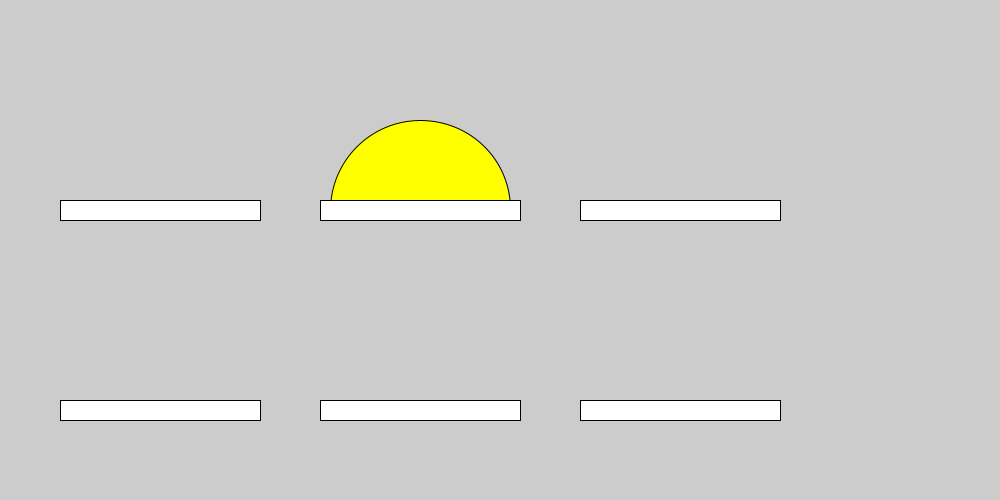
Frame 1 (no input)
Frame 60 (the mouse pressed at the canvas centre just before this capture): identical to frame 1, image omitted
Frame 120 (the mouse held since frame 60 and released just before this capture): identical to frame 1, image omitted

The Processing sketch that drew this single still picture (run headless with seeded random() and noise(); from frame 60 on, the mouse is pressed at the canvas centre):

// Processing sketch: sketch_13_14_kadai6
// ── sketch_13_14_kadai6.pde
void mouseHit() {
  println("いた ( >_< )");
}
int mogura = 0;
int moguraX=0,moguraY=0;

void setup() {
  size(1000,500);
}

void draw() {
  if (mogura == 1) {
    if (mousePressed == true) {
      println("mouse is pressed",mouseX,mouseY);
      //マウスが押されているなら   文と座標を表示
      if(moguraX - 60 < mouseX && mouseX < moguraX + 60 && moguraY - 250 < mouseY && mouseY < moguraY){
        //そのマウスが半円の位置なら
        background(204);
        //消す
        mogura = 0;
        mouseHit();
      }
    }
  }
  else {
    moguraX = 160 + int(random(3)) * 260;  //モグラがいないので
    moguraY = int(random(1,3)) * 210;      //モグラの座標を設定、
    fill(255,255,0);          //黄色で塗る
    arc(moguraX,moguraY,180,180,PI,TWO_PI);//半円（モグラ）を描画
    mogura = 1;
  }
  int y=200;
  for (int i=0; i<2; i++) {  //2段作る   
    int x = 60;                    //左から四角の表示を始める
    for(int j=0; j<3; j++) {  //3個四角を作る
      fill(255);
      rect(x + 200*j,y,200,20);
      x += 60;                    //60ずつ間隔をあける
    }  
    y += y;                      //2段目の位置まで下げる
  }
}
